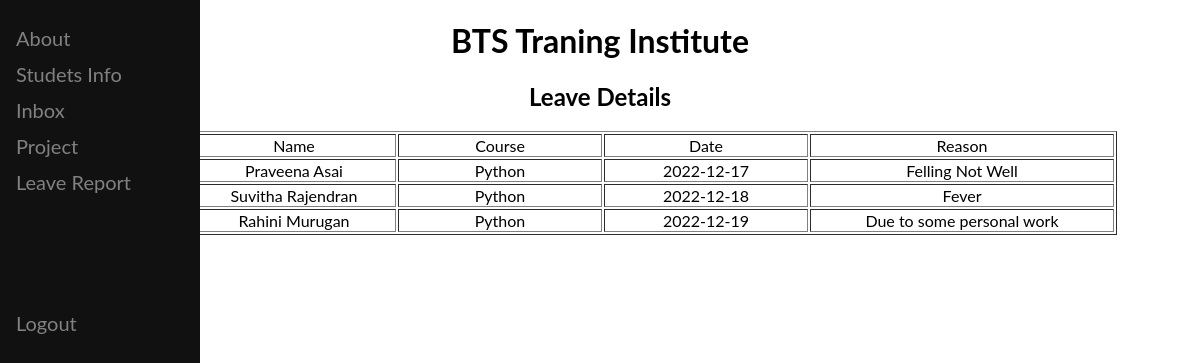
The app's page /std_leave with its own data.
### chat/models.py (models this page shows, shortened)
class Leaverequest(models.Model):
    Name= models.CharField(max_length=1000)
    TO = models.CharField(max_length=1000)
    Date = models.CharField(max_length=1000)
    Reason = models.CharField(max_length=10000)

### chat/views.py (the view)
# urls.py: path('std_leave', views.std_leave, name='std_leave'),
def std_leave(request):
    tit = "Leave Details"
    queryset = Leaverequest.objects.all()
    return render(request, 'leavestatus.html',{'all':queryset, 't':tit})

### templates/leavestatus.html (shortened to what this page needs)
<!DOCTYPE html>
<html>
<head>
<link rel="stylesheet" href="https://cdnjs.cloudflare.com/ajax/libs/font-awesome/4.7.0/css/font-awesome.min.css">
</head>
<body>
<div class="sidenav">
<a href="/smain">About</a>
<a href="/stdinfo">Studets Info</a>
<a href="/stf_home">Inbox</a>
<a href="/project">Project</a>
<a href="/std_leave">Leave Report</a><br><br><br>
<a>{{user.username}}<a>
  <a>{{user.email}}<a>
<a href="/login_user">Logout</a>
</body>
</html>
<center><h1>BTS Traning Institute</h1></center>
<center><h2>{{t}}</h2></center>
        {% if all %}
        <table align="center", border="1">
            <thead>
                <tr align="center">
                    <td style="width: 100px">S.No.</td>
                    <td style="width: 200px">Name</td>
                    <td style="width: 200px">Course</td>
                    <td style="width: 200px">Date</td>
                    <td style="width: 300px">Reason</td>
                </tr>
            </thead>
            {% for data in all %}
                <tbody>
                    <tr align="center">
                        <td>{{forloop.counter}}</td>
                        <td>{{data.Name}}</td>
                        <td>{{data.TO}}</td>
                        <td>{{data.Date}}</td>
                        <td>{{data.Reason}}</td>
                    </tr>
                </tbody>
            {% endfor %}
        </table>
        {% endif %}

### templates/leavestatus.html (style rules this page uses)
body { font-family: "Lato", sans-serif; }
.sidenav { height: 100%; width: 200px; position: fixed; z-index: 1; top: 0; left: 0; background-color: #111; overflow-x: hidden; padding-top: 20px; }
.sidenav a, .dropdown-btn { padding: 6px 8px 6px 16px; text-decoration: none; font-size: 20px; color: #818181; display: block; border: none; background: none; width: 100%; text-align: left; cursor: pointer; outline: none; }

### records on screen
Leaverequest: Name "Praveena Asai", TO "Python", Date "2022-12-17", Reason "Felling Not Well"
Leaverequest: Name "Suvitha Rajendran", TO "Python", Date "2022-12-18", Reason "Fever"
Leaverequest: Name "Rahini Murugan", TO "Python", Date "2022-12-19", Reason "Due to some personal work"

### other values on screen
{{ t }} "Leave Details"
